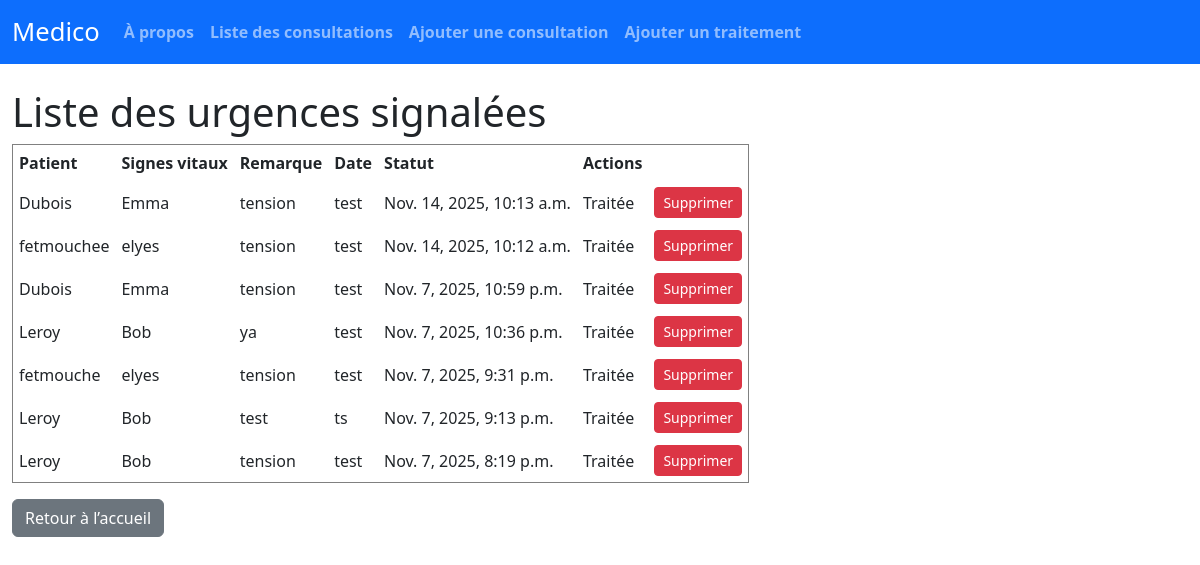
The page /urgences/ on the database as committed earlier.
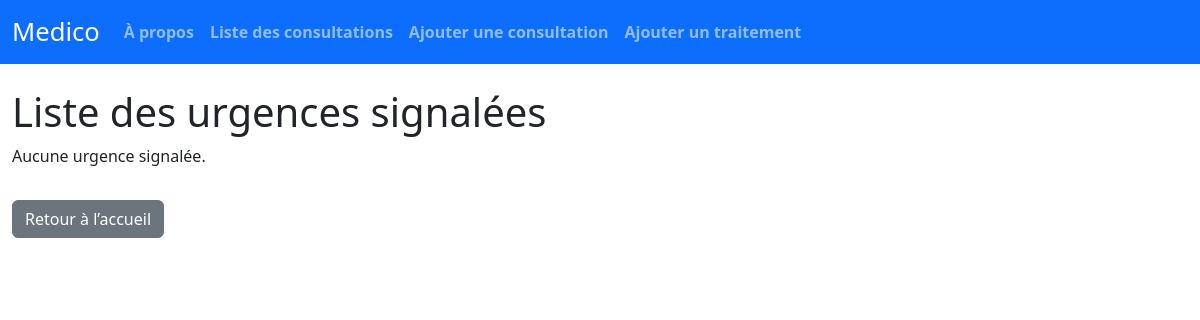
The same page on the database as committed later.
### medico/models.py (models this page shows, shortened)
class Urgence(models.Model):
    consultation = models.ForeignKey('Consultation', on_delete=models.CASCADE)
    signes_vitaux = models.TextField()
    remarque = models.TextField(blank=True, null=True)
    date_signalement = models.DateTimeField(default=timezone.now)
    traitee = models.BooleanField(default=False)

class Consultation(models.Model):
    patient_nom = models.CharField(max_length=40, null=False)
    patient_prenom = models.CharField(max_length=30, null=False)
    patient_genre = models.CharField(
    max_length=10,
    choices=[('M', 'Homme'), ('F', 'Femme')],
    null=False
    )
    patient_age = models.PositiveIntegerField(null=False)
    description = models.TextField(null=False)
    date_consultation = models.DateField(auto_now_add=True)
    patient_adresse = models.CharField(max_length=255, null=True, blank=True)
    latitude = models.FloatField(null=True, blank=True)
    longitude = models.FloatField(null=True, blank=True)

### medico/views.py (the view)
# urls.py: path('urgences/', views.liste_urgences, name='liste_urgences'),
def liste_urgences(request):
    urgences = Urgence.objects.all().order_by('-date_signalement')
    return render(request, 'medico/liste_urgences.html', {'urgences': urgences})

### medico/templates/medico/liste_urgences.html (shortened to what this page needs)
{% extends 'medico/base.html' %}
{% block content %}
<h1>Liste des urgences signalées</h1>
{% if urgences %}
<table border="1" cellpadding="6" cellspacing="0">
    <thead>
        <tr>
            <th>Patient</th>
          <th>Signes vitaux</th>
            <th>Remarque</th>
            <th>Date</th>
            <th>Statut</th>
            <th>Actions</th>
        </tr>
    </thead>
    <tbody>
        {% for urgence in urgences %}
        <tr {% if not urgence.traitee %}style="background-color:#ffe0e0;"{% endif %}>
            <td>{{ urgence.consultation.patient_nom }}</td>
<td>{{ urgence.consultation.patient_prenom }}</td>
         <td>{{ urgence.signes_vitaux }}</td>
            <td>{{ urgence.remarque }}</td>
            <td>{{ urgence.date_signalement }}</td>
            <td>
            {% if urgence.traitee %}
                     Traitée
                {% else %}
                     Non traitée
                {% endif %}
            </td>
            <td>
             <a href="{% url 'supprimer_urgence' urgence.id %}" class="btn btn-danger btn-sm">Supprimer</a>
            </td>
        </tr>
        {% endfor %}
    </tbody>
</table>
{% else %}
<p>Aucune urgence signalée.</p>
{% endif %}
<a href="{% url 'home' %}" class="btn btn-secondary mt-3">Retour à l’accueil</a>
{% endblock %}

### medico/templates/medico/base.html (shortened to what this page needs)
<!DOCTYPE html>
<html lang="fr">
<head>
    <link href="https://cdn.jsdelivr.net/npm/bootstrap@5.3.2/dist/css/bootstrap.min.css" rel="stylesheet">
</head>
<body>
    <nav class="navbar navbar-expand-lg navbar-dark bg-primary mb-4">
        <div class="container-fluid">
            <a class="navbar-brand" href="/">Medico</a>
            <div class="collapse navbar-collapse" id="navbarNav">
                <ul class="navbar-nav me-auto">
                 <li class="nav-item"><a class="nav-link" href="/about/">À propos</a></li>
                 <li class="nav-item"><a class="nav-link" href="/consultations/">Liste des consultations</a></li>
                <li class="nav-item"><a class="nav-link" href="/nouvelle_consultation/">Ajouter une consultation</a></li>
                <li class="nav-item"><a class="nav-link" href="{% url 'ajouter_traitement' %}">Ajouter un traitement</a></li>
                </ul>
            </div>
        </div>
    </nav>
    <div class="container">
        {% block content %}
        {% endblock %}
    </div>
</body>
</html>

### medico/templates/medico/base.html (style rules this page uses)
.navbar .navbar-brand { font-size: 1.6rem; }
.navbar .nav-link { font-weight: bold; }
.container { max-width: 1200px; }

Rows that differ between the two databases and show on the page:
removed Urgence: consultation.patient_nom "Dubois", consultation.patient_prenom "Emma", signes_vitaux "tension", remarque "test", date_signalement "Nov. 14, 2025, 10:13 a.m.", traitee "Traitée"
removed Urgence: consultation.patient_nom "fetmouchee", consultation.patient_prenom "elyes", signes_vitaux "tension", remarque "test", date_signalement "Nov. 14, 2025, 10:12 a.m.", traitee "Traitée"
removed Urgence: consultation.patient_nom "Dubois", consultation.patient_prenom "Emma", signes_vitaux "tension", remarque "test", date_signalement "Nov. 7, 2025, 10:59 p.m.", traitee "Traitée"
removed Urgence: consultation.patient_nom "Leroy", consultation.patient_prenom "Bob", signes_vitaux "ya", remarque "test", date_signalement "Nov. 7, 2025, 10:36 p.m.", traitee "Traitée"
removed Urgence: consultation.patient_nom "fetmouche", consultation.patient_prenom "elyes", signes_vitaux "tension", remarque "test", date_signalement "Nov. 7, 2025, 9:31 p.m.", traitee "Traitée"
removed Urgence: consultation.patient_nom "Leroy", consultation.patient_prenom "Bob", signes_vitaux "test", remarque "ts", date_signalement "Nov. 7, 2025, 9:13 p.m.", traitee "Traitée"
removed Urgence: consultation.patient_nom "Leroy", consultation.patient_prenom "Bob", signes_vitaux "tension", remarque "test", date_signalement "Nov. 7, 2025, 8:19 p.m.", traitee "Traitée"
Other text that changed with them:
text no longer shown: "Patient Signes vitaux Remarque Date Statut Actions"
text now shown: "Aucune urgence signalée."
